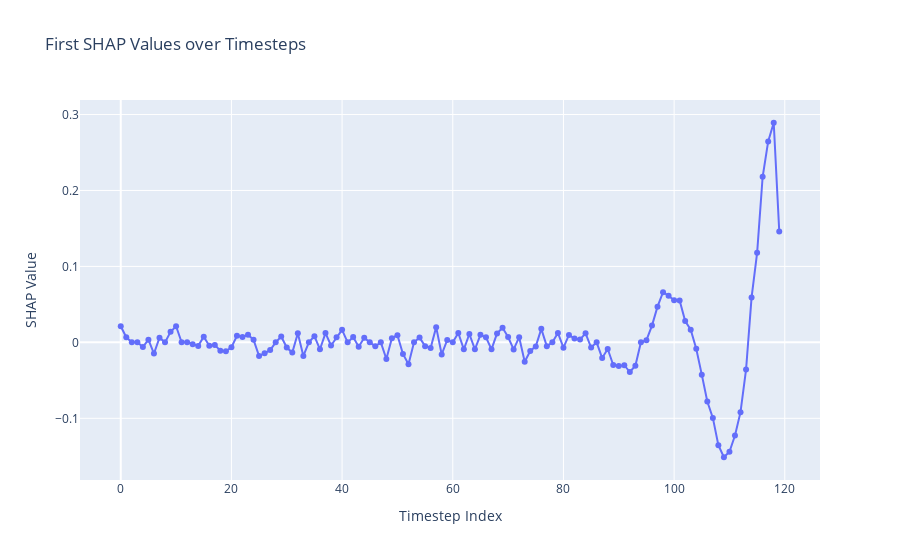

Here is the notebook cell this chart was saved with:
### Code cell
# Create a wrapper for the model's predict function
def predict_wrapper(X):
    # Reshape X from (n, 120) to (n, 120, 1)
    return lstm_model.predict(X.reshape(-1, 120, 1))

# Initialize the KernelExplainer with the 2D background data and the wrapper function
explainer = shap.KernelExplainer(predict_wrapper, background)

# Compute the SHAP values using the 2D test set
shap_values = explainer.shap_values(test_2d)

# Flatten it to a 1D array (120,)
shap_first = shap_values[0].flatten()

# Create the x-axis as timestep indices (0 to 119)
timesteps = np.arange(len(shap_first))

# Create a Plotly scatter plot
fig = go.Figure(data=go.Scatter(x=timesteps, y=shap_first, mode='lines+markers'))
fig.update_layout(
    title="First SHAP Values over Timesteps",
    xaxis_title="Timestep Index",
    yaxis_title="SHAP Value"
)
fig.show()

### Figure 1 — Plotly figure (JSON) as saved in the notebook; plotly's stock layout.template omitted (floating-point values rounded to 4 significant figures)
{"data": [{"mode": "lines+markers", "type": "scatter", "x": [0, 1, 2, 3, 4, 5, 6, 7, 8, 9, 10, 11, 12, 13, 14, 15, 16, 17, 18, 19, 20, 21, 22, 23, 24, 25, 26, 27, 28, 29, 30, 31, 32, 33, 34, 35, 36, 37, 38, 39, 40, 41, 42, 43, 44, 45, 46, 47, 48, 49, 50, 51, 52, 53, 54, 55, 56, 57, 58, 59, 60, 61, 62, 63, 64, 65, 66, 67, 68, 69, 70, 71, 72, 73, 74, 75, 76, 77, 78, 79, 80, 81, 82, 83, 84, 85, 86, 87, 88, 89, 90, 91, 92, 93, 94, 95, 96, 97, 98, 99, 100, 101, 102, 103, 104, 105, 106, 107, 108, 109, 110, 111, 112, 113, 114, 115, 116, 117, 118, 119], "y": [0.02124, 0.006658, 0.0, 0.0, -0.006232, 0.003559, -0.01481, 0.006178, 0.0, 0.01399, 0.02122, 0.0, 0.0, -0.002443, -0.004631, 0.007437, -0.004477, -0.003638, -0.01088, -0.01176, -0.006427, 0.008555, 0.007094, 0.01003, 0.003297, -0.018, -0.01442, -0.01021, 0.0, 0.007736, -0.006843, -0.01347, 0.01206, -0.01784, 0.0, 0.008171, -0.009092, 0.01218, -0.004109, 0.006808, 0.01654, 0.0, 0.007037, -0.005686, 0.00611, 0.0, -0.005066, 0.0, -0.02185, 0.005426, 0.009443, -0.01521, -0.02877, 0.0, 0.006287, -0.005007, -0.007274, 0.02006, -0.01595, 0.003099, 0.0, 0.01238, -0.009193, 0.01099, -0.009157, 0.009994, 0.006727, -0.00917, 0.0118, 0.01921, 0.007065, -0.009294, 0.006827, -0.02557, -0.01137, -0.005294, 0.01777, -0.005162, 0.0, 0.01238, -0.007005, 0.009853, 0.005089, 0.003914, 0.01194, -0.006818, 0.0, -0.02067, -0.008788, -0.02979, -0.03102, -0.03007, -0.03904, -0.03079, 0.0, 0.002824, 0.0221, 0.04703, 0.06597, 0.06135, 0.05549, 0.05515, 0.02806, 0.01675, -0.008405, -0.04252, -0.07788, -0.09946, -0.1355, -0.1513, -0.144, -0.1226, -0.09191, -0.03579, 0.05911, 0.1179, 0.218, 0.2646, 0.2892, 0.146]}], "layout": {"title": {"text": "First SHAP Values over Timesteps"}, "xaxis": {"title": {"text": "Timestep Index"}}, "yaxis": {"title": {"text": "SHAP Value"}}}}
